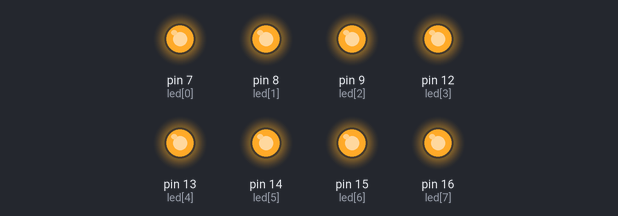
A sketch run on a simulated Arduino Uno, built with avr-gcc and run on an emulated ATmega328P. On the bench: output pins drawn as LEDs (lit = HIGH).

Above: at 0.15 s.
At 2.7 s:
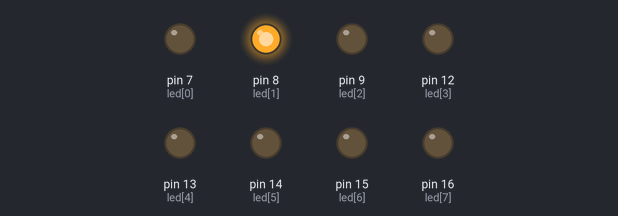
At 5.7 s:
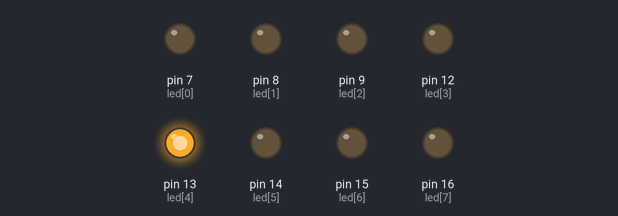
At 12.0 s:
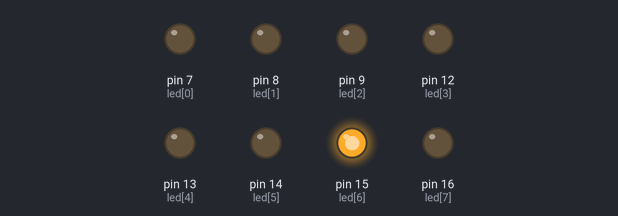
At 18.0 s:
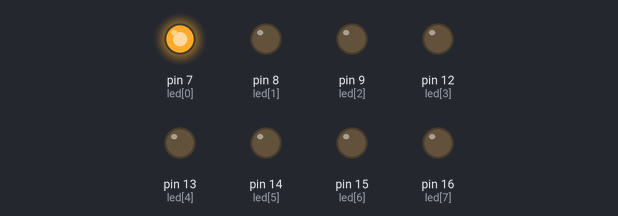
At 23.3 s:
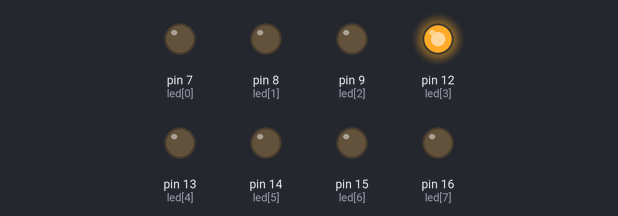
Timing chart, 0 to 24.2 s (numbered marks = the images above):
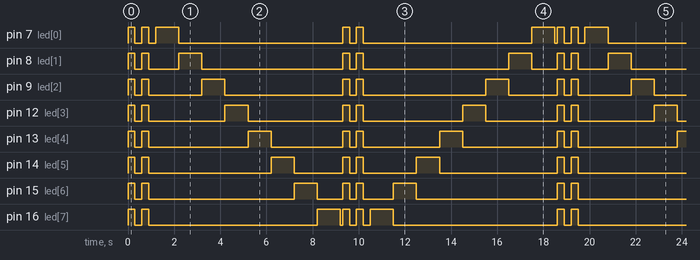

The sketch:

sketch_mar11b.ino
```cpp
const byte NUM=8;
const byte led[]={7,8,9,12,13,14,15,16};
const int delaytime=1000;
int ii;
void setup() {
for(ii=0;ii<NUM;ii++)
{
   pinMode(led[ii],OUTPUT);
}
}
void loop() {

  digitalWrite(led[0],HIGH);
  digitalWrite(led[1],HIGH);
  digitalWrite(led[2],HIGH);
  digitalWrite(led[3],HIGH);
  digitalWrite(led[4],HIGH);
  digitalWrite(led[5],HIGH);
  digitalWrite(led[6],HIGH);
  digitalWrite(led[7],HIGH);
      delay(300);
  digitalWrite(led[0],LOW);
  digitalWrite(led[1],LOW);
  digitalWrite(led[2],LOW);
  digitalWrite(led[3],LOW);
  digitalWrite(led[4],LOW);
  digitalWrite(led[5],LOW);
  digitalWrite(led[6],LOW);
  digitalWrite(led[7],LOW);
      delay(300);

   digitalWrite(led[0],HIGH);
  digitalWrite(led[1],HIGH);
  digitalWrite(led[2],HIGH);
  digitalWrite(led[3],HIGH);
  digitalWrite(led[4],HIGH);
  digitalWrite(led[5],HIGH);
  digitalWrite(led[6],HIGH);
  digitalWrite(led[7],HIGH);
      delay(300);
  digitalWrite(led[0],LOW);
  digitalWrite(led[1],LOW);
  digitalWrite(led[2],LOW);
  digitalWrite(led[3],LOW);
  digitalWrite(led[4],LOW);
  digitalWrite(led[5],LOW);
  digitalWrite(led[6],LOW);
  digitalWrite(led[7],LOW);
      delay(300);
for(ii=0;ii<NUM;ii++)
{

 digitalWrite(led[ii],HIGH);//左到右
    delay(delaytime);
 digitalWrite(led[ii],LOW);
}

  delay(100);
//2.
digitalWrite(led[0],HIGH);
digitalWrite(led[1],HIGH);
digitalWrite(led[2],HIGH);
digitalWrite(led[3],HIGH);
digitalWrite(led[4],HIGH);
digitalWrite(led[5],HIGH);
digitalWrite(led[6],HIGH);
digitalWrite(led[7],HIGH);
    delay(300);
digitalWrite(led[0],LOW);
digitalWrite(led[1],LOW);
digitalWrite(led[2],LOW);
digitalWrite(led[3],LOW);
digitalWrite(led[4],LOW);
digitalWrite(led[5],LOW);
digitalWrite(led[6],LOW);
digitalWrite(led[7],LOW);
    delay(300);

digitalWrite(led[0],HIGH);
digitalWrite(led[1],HIGH);
digitalWrite(led[2],HIGH);
digitalWrite(led[3],HIGH);
digitalWrite(led[4],HIGH);
digitalWrite(led[5],HIGH);
digitalWrite(led[6],HIGH);
digitalWrite(led[7],HIGH);
    delay(300);
digitalWrite(led[0],LOW);
digitalWrite(led[1],LOW);
digitalWrite(led[2],LOW);
digitalWrite(led[3],LOW);
digitalWrite(led[4],LOW);
digitalWrite(led[5],LOW);
digitalWrite(led[6],LOW);
digitalWrite(led[7],LOW);
    delay(300);

for(ii=NUM-1;ii>=0;ii--)
{
 digitalWrite(led[ii],HIGH);//右到左
    delay(delaytime);
 digitalWrite(led[ii],LOW);
}
delay(100);

}
```

Measured:
- by itself, pin 16 (led[7]): repeats every 18.6 s: LOW 0.30 s, HIGH 0.30 s, LOW 7.3 s, HIGH 1.0 s, LOW 0.10 s, 2 × (HIGH 0.30 s, LOW 0.30 s), HIGH 1.0 s, LOW 7.1 s, HIGH 0.30 s
- by itself, pin 8 (led[1]): repeats every 18.6 s: LOW 0.30 s, HIGH 0.30 s, LOW 1.3 s, HIGH 1.0 s, LOW 6.1 s, HIGH 0.30 s, LOW 0.30 s, HIGH 0.30 s, LOW 6.3 s, HIGH 1.0 s, LOW 1.1 s, HIGH 0.30 s
- by itself, everything shown: repeats every 18.6 s, in 26 steps
